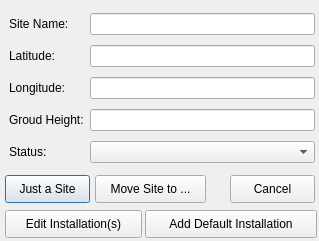
<?xml version="1.0" encoding="UTF-8"?>
<ui version="4.0">
 <class>Site</class>
 <widget class="QDialog" name="Site">
  <property name="geometry">
   <rect>
    <x>0</x>
    <y>0</y>
    <width>319</width>
    <height>241</height>
   </rect>
  </property>
  <property name="windowTitle">
   <string>Place a Site</string>
  </property>
  <property name="windowIcon">
   <iconset>
    <normaloff>:/QRap/DataBase/images/logo_icon.png</normaloff>:/QRap/DataBase/images/logo_icon.png</iconset>
  </property>
  <widget class="QWidget" name="gridLayout_2">
   <property name="geometry">
    <rect>
     <x>9</x>
     <y>9</y>
     <width>306</width>
     <height>161</height>
    </rect>
   </property>
   <layout class="QGridLayout" name="EditLayout">
    <item row="0" column="0">
     <widget class="QLabel" name="lblSiteName">
      <property name="text">
       <string>Site Name:</string>
      </property>
     </widget>
    </item>
    <item row="0" column="1">
     <widget class="QLineEdit" name="txtSite"/>
    </item>
    <item row="1" column="0">
     <widget class="QLabel" name="lblLatitude">
      <property name="text">
       <string>Latitude:</string>
      </property>
     </widget>
    </item>
    <item row="1" column="1">
     <widget class="QLineEdit" name="txtLatitude"/>
    </item>
    <item row="2" column="0">
     <widget class="QLabel" name="lblLongitude">
      <property name="text">
       <string>Longitude:</string>
      </property>
     </widget>
    </item>
    <item row="2" column="1">
     <widget class="QLineEdit" name="txtLongitude"/>
    </item>
    <item row="3" column="0">
     <widget class="QLabel" name="lblGroundHeight">
      <property name="text">
       <string>Groud Height:</string>
      </property>
     </widget>
    </item>
    <item row="3" column="1">
     <widget class="QLineEdit" name="txtGroundHeight"/>
    </item>
    <item row="4" column="0">
     <widget class="QLabel" name="lblStatus">
      <property name="text">
       <string>Status:</string>
      </property>
     </widget>
    </item>
    <item row="4" column="1">
     <widget class="QComboBox" name="comboBoxStatus"/>
    </item>
   </layout>
  </widget>
  <widget class="QPushButton" name="btnPlaceSite">
   <property name="geometry">
    <rect>
     <x>5</x>
     <y>175</y>
     <width>85</width>
     <height>28</height>
    </rect>
   </property>
   <property name="text">
    <string>Just a Site</string>
   </property>
  </widget>
  <widget class="QPushButton" name="btnDefaultInst">
   <property name="geometry">
    <rect>
     <x>145</x>
     <y>210</y>
     <width>172</width>
     <height>28</height>
    </rect>
   </property>
   <property name="text">
    <string>Add Default Installation</string>
   </property>
  </widget>
  <widget class="QPushButton" name="btnCancel">
   <property name="geometry">
    <rect>
     <x>230</x>
     <y>175</y>
     <width>85</width>
     <height>28</height>
    </rect>
   </property>
   <property name="text">
    <string>Cancel</string>
   </property>
  </widget>
  <widget class="QPushButton" name="btnEditInstallation">
   <property name="geometry">
    <rect>
     <x>5</x>
     <y>210</y>
     <width>137</width>
     <height>28</height>
    </rect>
   </property>
   <property name="text">
    <string>Edit Installation(s)</string>
   </property>
  </widget>
  <widget class="QPushButton" name="btnMove">
   <property name="geometry">
    <rect>
     <x>95</x>
     <y>175</y>
     <width>111</width>
     <height>28</height>
    </rect>
   </property>
   <property name="toolTip">
    <string>To move the site to specific point on the map, click here, than click on the position. The values of the new position will appear combo boxes, but will only change after updating or committing the site.</string>
   </property>
   <property name="text">
    <string>Move Site to ...</string>
   </property>
  </widget>
 </widget>
 <resources>
  <include location="../qrap.qrc"/>
  <include location="../qrap.qrc"/>
 </resources>
 <connections/>
</ui>
